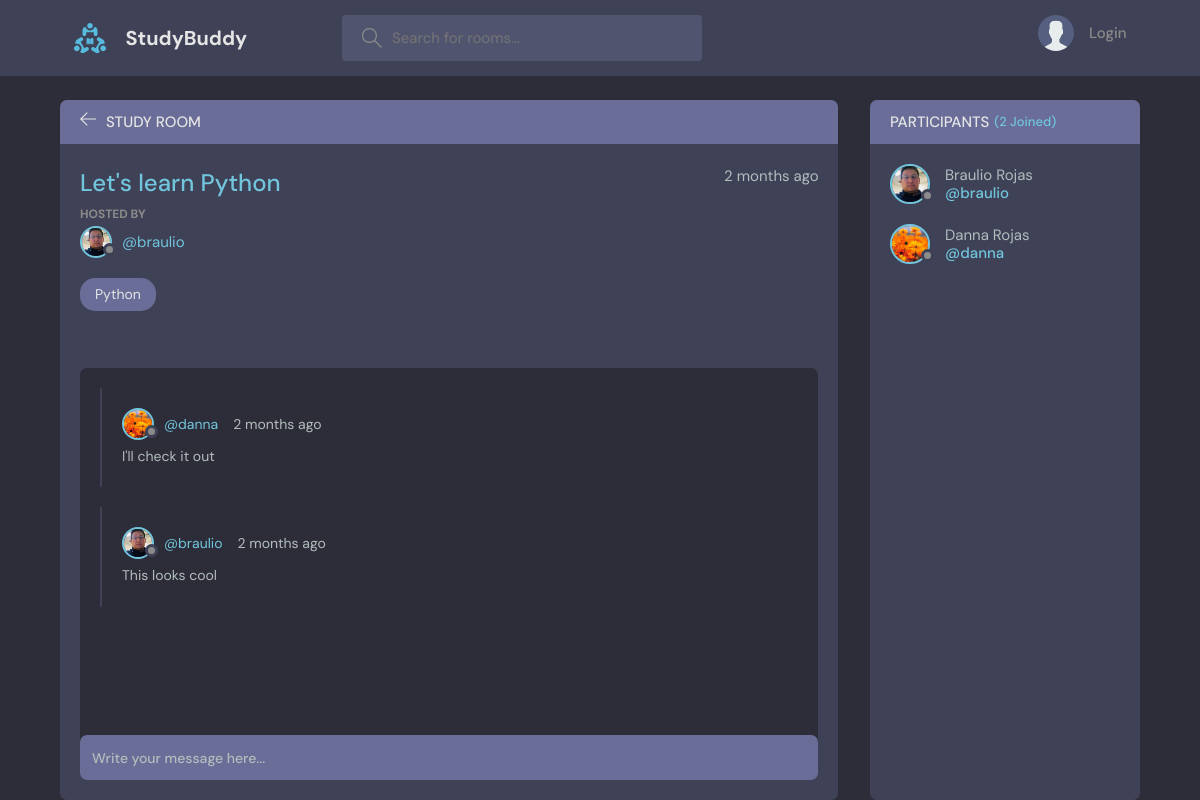
The page /room/1/ on the database its author committed.
### base/models.py (models this page shows, shortened)
class Room(models.Model):
    host = models.ForeignKey(User, on_delete=models.SET_NULL, null=True)
    topic = models.ForeignKey(Topic, on_delete=models.SET_NULL, null=True)
    name = models.CharField(max_length=200)
    description = models.TextField(null=True, blank=True)
    participants = models.ManyToManyField(User, related_name='participants', blank=True)
    updated = models.DateTimeField(auto_now=True)
    created = models.DateTimeField(auto_now_add=True)
    class Meta:
        ordering = ['-updated', '-created']

class User(AbstractUser):
    name = models.CharField(max_length=200, null=True)
    email = models.EmailField(unique=True)
    bio = models.TextField(null=True, blank=True)
    avatar = models.ImageField(null=True, default="avatar.svg")
    USERNAME_FIELD = 'email'
    REQUIRED_FIELDS = []

class Topic(models.Model):
    name = models.CharField(max_length=200)
    class Meta:
        ordering = ['name']
    def __str__(self):
        return self.name

class Message(models.Model):
    user = models.ForeignKey(User, on_delete=models.CASCADE)
    room = models.ForeignKey(Room, on_delete=models.CASCADE)
    body = models.TextField()
    updated = models.DateTimeField(auto_now=True)
    created = models.DateTimeField(auto_now_add=True)
    class Meta:
        ordering = ['-updated', '-created']

### base/views.py (the view, shortened to what this page needs)
# urls.py: path('room/<str:pk>/', views.room, name="room"),
def room(request, pk):
    room = Room.objects.get(id=pk)
    room_messages = room.message_set.all()              # Users Message, it must be lower case and _set
    participants = room.participants.all()
    context = {
        'room': room,
        'room_messages': room_messages,
        'participants': participants
    }
    return render(request, 'base/room.html', context)

### base/templates/base/room.html (shortened to what this page needs)
{% extends 'main.html' %}
{% block content %}
<main class="profile-page layout layout--2">
  <div class="container">
    <div class="room">
      <div class="room__top">
        <div class="room__topLeft">
          <a href="{{ request.META.HTTP_REFERER }}">
            <svg version="1.1" xmlns="http://www.w3.org/2000/svg" width="32" height="32" viewBox="0 0 32 32">
              <title>arrow-left</title>
              <path
                d="M13.723 2.286l-13.723 13.714 13.719 13.714 1.616-1.611-10.96-10.96h27.625v-2.286h-27.625l10.965-10.965-1.616-1.607z"
              ></path>
            </svg>
          </a>
          <h3>Study Room</h3>
        </div>
      </div>
      <div class="room__box scroll">
        <div class="room__header scroll">
          <div class="room__info">
            <h3>{{ room.name }}</h3>
            <span>{{ room.created | timesince }} ago</span>
          </div>
          <div class="room__hosted">
            <p>Hosted By</p>
            <a href="{% url 'user-profile' room.host.id %}" class="room__author">
              <div class="avatar avatar--small">
                <img src="{{ room.host.avatar.url }}" />
              </div>
              <span>@{{ room.host.username }}</span>
            </a>
          </div>
          <span class="room__topics">{{ room.topic }}</span>
        </div>
        <div class="room__conversation">
          <div class="threads scroll">
            {% for room_message in room_messages %}
            <div class="thread">
              <div class="thread__top">
                <div class="thread__author">
                  <a href="{% url 'user-profile' room_message.user.id %}" class="thread__authorInfo">
                    <div class="avatar avatar--small">
                      <img src="{{ room_message.user.avatar.url }}" />
                    </div>
                    <span>@{{ room_message.user.username }}</span>
                  </a>
                  <span class="thread__date">{{ room_message.created | timesince }} ago</span>
                </div>
              </div>
              <div class="thread__details">
                {{ room_message.body }}
              </div>
            </div>
            {% endfor %}
          </div>
        </div>
      </div>
      <div class="room__message">
        <form action="" method="POST">
            <input name="body" placeholder="Write your message here..." />
        </form>
      </div>
    </div>
    <div class="participants">
      <h3 class="participants__top">Participants <span>({{ participants.count }} Joined)</span></h3>
      <div class="participants__list scroll">
        {% for participant in participants %}
        <a href="{% url 'user-profile' user.id %}" class="participant">
          <div class="avatar avatar--medium">
            <img src="{{ participant.avatar.url }}" />
          </div>
          <p>
            {{ participant.name }}
            <span>@{{ participant.username }}</span>
          </p>
        </a>
        {% endfor %}
      </div>
    </div>
  </div>
</main>
{% endblock content %}

### templates/main.html (shortened to what this page needs)
<!DOCTYPE html>
{% load static %}
<html lang="en">
  <head>
    <link rel="stylesheet" href="{% static 'styles/style.css' %}" />
  </head>
  <body>
    {% include 'navbar.html' %}
    {% block content %}
    {% endblock content %}
  </body>
</html>

### templates/navbar.html (shortened to what this page needs)
{% load static %}
<header class="header header--loggedIn">
    <div class="container">
      <a href="{% url 'home' %}" class="header__logo">
        <img src="{% static 'images/logo.svg' %}" />
        <h1>StudyBuddy</h1>
      </a>
      <form class="header__search" method="GET" action="{% url 'home' %}">
        <label>
          <input name="q" placeholder="Search for rooms..." />
        </label>
      </form>
      <nav class="header__menu">
        {% if request.user.is_authenticated %}
        <div class="header__user">
          <a href="{% url 'update-user' %}">
            <div class="avatar avatar--medium active">
              <img src="{{ request.user.avatar.url }}" />
            </div>
            <p>{{ request.user.name }}<span>@{{ request.user.username }}</span></p>
          </a>
          <button class="dropdown-button">
            <svg version="1.1" xmlns="http://www.w3.org/2000/svg" width="32" height="32" viewBox="0 0 32 32">
              <title>chevron-down</title>
              <path d="M16 21l-13-13h-3l16 16 16-16h-3l-13 13z"></path>
            </svg>
          </button>
        </div>
        {% else %}
        <a href="{% url 'login' %}">
          <img src="{% static 'images/avatar.svg' %}" />
          <p>Login</p>
        </a>
        {% endif %}
      </nav>
    </div>
  </header>

### rows shown on the page
Room: name "Let's learn Python", created "2 months", host.avatar (picture), host.username "braulio", topic "Python"
Message: user.avatar (picture), user.username "danna", created "2 months", body "I'll check it out"
Message: user.avatar (picture), user.username "braulio", created "2 months", body "This looks cool"
User: avatar (picture), name "Braulio Rojas", username "braulio"
User: avatar (picture), name "Danna Rojas", username "danna"

### other values the page prints
{{ participants.count }} "2"
